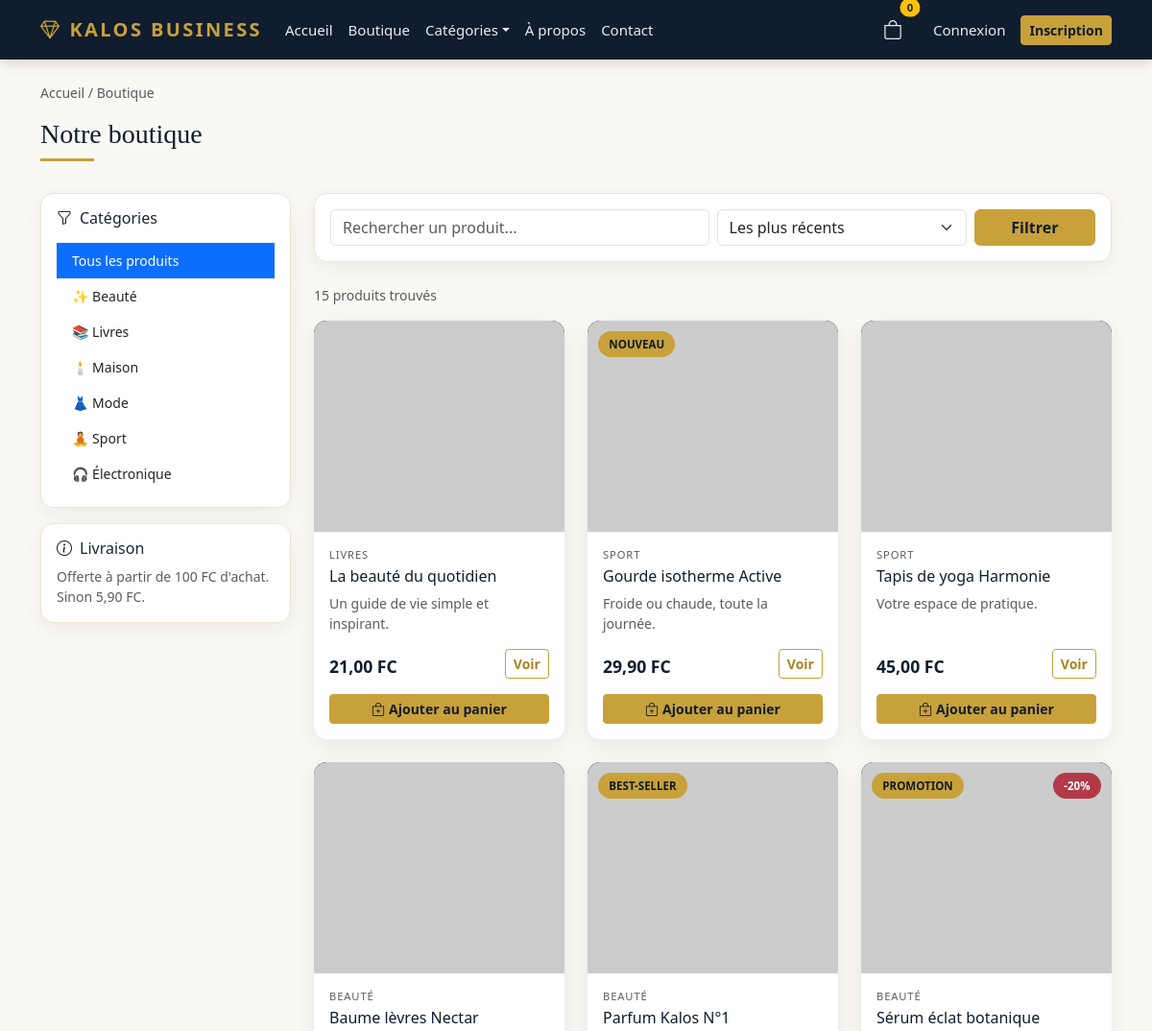
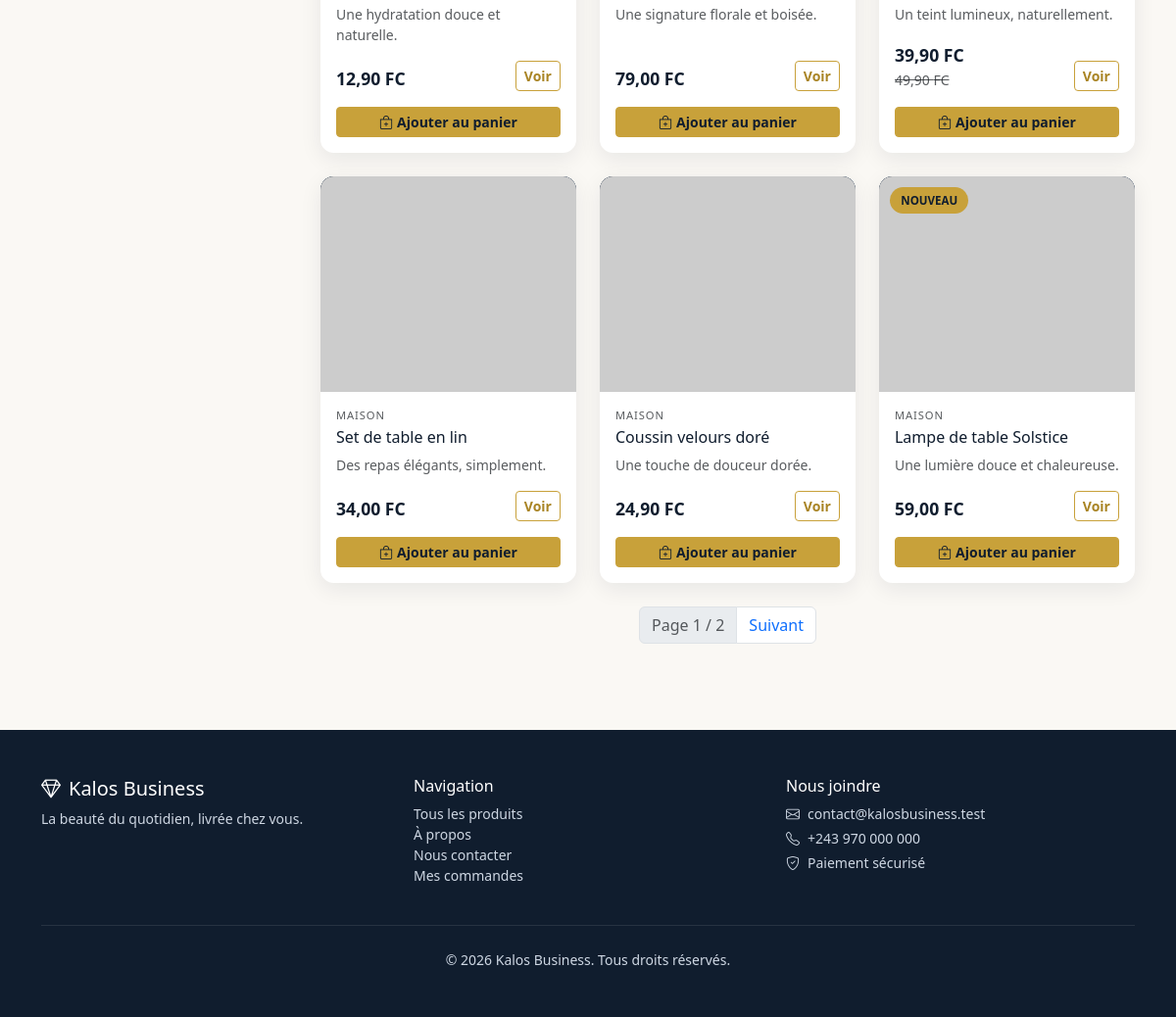
Screenshot of /boutique/ with the database file from the repository (2 pictures, top to bottom).
### boutique/models.py (models this page shows, shortened)
class Setting(models.Model):
    key = models.CharField(max_length=64, unique=True)
    value = models.TextField(blank=True)
    updated_at = models.DateTimeField('Modifiée le', auto_now=True)
    class Meta:
        verbose_name = 'Paramètre'
        verbose_name_plural = 'Paramètres'

class Category(models.Model):
    name = models.CharField('Nom', max_length=120, unique=True)
    slug = models.SlugField('Slug', max_length=140, unique=True, blank=True)
    description = models.TextField('Description', blank=True)
    icon = models.CharField('Icône', max_length=32, default='✨', help_text='Emoji affiché sur la carte catégorie.')
    is_active = models.BooleanField('Active', default=True)
    created_at = models.DateTimeField('Créée le', auto_now_add=True)
    class Meta:
        verbose_name = 'Catégorie'
        verbose_name_plural = 'Catégories'
        ordering = ['name']

class Product(models.Model):
    BADGE_CHOICES = [
        ('', 'Aucun'),
        ('new', 'Nouveau'),
        ('sale', 'Promotion'),
        ('hit', 'Best-seller'),
    ]
    category = models.ForeignKey(
        Category, verbose_name='Catégorie', on_delete=models.PROTECT, related_name='products'
    )
    name = models.CharField('Nom', max_length=180)
    slug = models.SlugField('Slug', max_length=200, unique=True, blank=True)
    short_description = models.CharField('Description courte', max_length=255, blank=True)
    description = models.TextField('Description détaillée', blank=True)
    price = models.DecimalField(
        'Prix', max_digits=10, decimal_places=2, validators=[MinValueValidator(Decimal('0.01'))]
    )
    old_price = models.DecimalField(
        'Ancien prix', max_digits=10, decimal_places=2, null=True, blank=True
    )
    stock = models.PositiveIntegerField('Stock', default=0)
    image_url = models.URLField('URL de l’image', max_length=500, blank=True)
    badge = models.CharField('Badge', max_length=10, choices=BADGE_CHOICES, blank=True)
    is_active = models.BooleanField('Visible', default=True)
    is_featured = models.BooleanField('À la une', default=False)
    created_at = models.DateTimeField('Créé le', auto_now_add=True)
    updated_at = models.DateTimeField('Modifié le', auto_now=True)
    class Meta:
        verbose_name = 'Produit'
        verbose_name_plural = 'Produits'
        ordering = ['-created_at']
        indexes = [models.Index(fields=['is_active', 'is_featured'])]
    def get_absolute_url(self):
        return reverse('product_detail', args=[self.slug])
    @property
    def in_stock(self):
        return self.stock > 0
    @property
    def discount_percent(self):
        if self.old_price and self.old_price > self.price:
            return int(((self.old_price - self.price) / self.old_price) * 100)
        return 0

### boutique/views.py (the view, shortened to what this page needs)
# urls.py: path('boutique/', views.catalog, name='catalog'),
def catalog(request):
    products = Product.objects.filter(is_active=True).select_related('category')
    query = request.GET.get('q', '').strip()
    category_slug = request.GET.get('categorie', '')
    sort = request.GET.get('tri', '-created_at')
    if category_slug:
        products = products.filter(category__slug=category_slug)
    order_map = {
        'nom': 'name',
        'prix_asc': 'price',
        'prix_desc': '-price',
        'recent': '-created_at',
    }
    products = products.order_by(order_map.get(sort, '-created_at'))
    paginator = Paginator(products, 9)
    page_obj = paginator.get_page(request.GET.get('page'))
    return render(
        request,
        'boutique/catalog.html',
        {
            'page_obj': page_obj,
            'categories': Category.objects.filter(is_active=True),
            'query': query,
            'category_slug': category_slug,
            'sort': sort,
        },
    )

### boutique/templates/boutique/catalog.html (shortened to what this page needs)
{% extends 'boutique/base.html' %}
{% block content %}
<div class="container">
  <nav aria-label="fil d'Ariane" class="small text-muted mb-3">
    <a href="{% url 'home' %}" class="text-decoration-none text-muted">Accueil</a> / Boutique
  </nav>
  <h1 class="section-title h3 mb-4">Notre boutique</h1>
  <div class="row g-4">
    <aside class="col-lg-3">
      <div class="summary-box p-3 mb-3">
        <h6 class="mb-3"><i class="bi bi-funnel me-2"></i>Catégories</h6>
        <div class="list-group list-group-flush small">
          <a href="{% url 'catalog' %}{% if query %}?q={{ query|urlencode }}{% endif %}"
             class="list-group-item list-group-item-action border-0 {% if not category_slug %}active{% endif %}">
            Tous les produits
          </a>
          {% for category in categories %}
            <a href="{% url 'catalog' %}?categorie={{ category.slug }}{% if query %}&q={{ query|urlencode }}{% endif %}"
               class="list-group-item list-group-item-action border-0 {% if category_slug == category.slug %}active{% endif %}">
              {{ category.icon }} {{ category.name }}
            </a>
          {% endfor %}
        </div>
      </div>
      <div class="summary-box p-3">
        <h6 class="mb-2"><i class="bi bi-info-circle me-2"></i>Livraison</h6>
        <p class="small text-muted mb-0">Offerte à partir de 100 {{ kalos_currency }} d'achat. Sinon 5,90 {{ kalos_currency }}.</p>
      </div>
    </aside>
    <div class="col-lg-9">
      <form method="get" class="summary-box p-3 mb-4">
        <div class="row g-2 align-items-center">
          <div class="col-md-6">
            <input type="search" name="q" class="form-control" placeholder="Rechercher un produit..." value="{{ query }}">
          </div>
          <div class="col-md-4">
            <select name="tri" class="form-select">
              <option value="-created_at" {% if sort == '-created_at' %}selected{% endif %}>Les plus récents</option>
            </select>
          </div>
          <div class="col-md-2 d-grid"><button class="btn btn-kalos">Filtrer</button></div>
        </div>
      </form>
      <p class="text-muted small">{{ page_obj.paginator.count }} produit{{ page_obj.paginator.count|pluralize }} trouvé{{ page_obj.paginator.count|pluralize }}</p>
      <div class="row g-4">
        {% for product in page_obj %}
          <div class="col-6 col-md-4">{% include 'boutique/_product_card.html' %}</div>
        {% endfor %}
      </div>
      {% if page_obj.has_other_pages %}
        <nav class="mt-4">
          <ul class="pagination justify-content-center">
            <li class="page-item disabled"><span class="page-link">Page {{ page_obj.number }} / {{ page_obj.paginator.num_pages }}</span></li>
            {% if page_obj.has_next %}
              <li class="page-item"><a class="page-link" href="?tri={{ sort }}&page={{ page_obj.next_page_number }}">Suivant</a></li>
            {% endif %}
          </ul>
        </nav>
      {% endif %}
    </div>
  </div>
</div>
{% endblock %}

### boutique/templates/boutique/base.html (shortened to what this page needs)
{% load static %}
<!doctype html>
<html lang="fr">
<head>
  <link href="https://cdn.jsdelivr.net/npm/bootstrap@5.3.3/dist/css/bootstrap.min.css" rel="stylesheet">
  <link href="https://cdn.jsdelivr.net/npm/bootstrap-icons@1.11.3/font/bootstrap-icons.min.css" rel="stylesheet">
  <link rel="stylesheet" href="{% static 'kalos.css' %}">
</head>
<body>
<nav class="navbar navbar-expand-lg kalos-navbar sticky-top">
  <div class="container">
    <a class="navbar-brand" href="{% url 'home' %}"><i class="bi bi-gem me-2"></i>{{ kalos_name }}</a>
    <div class="collapse navbar-collapse" id="kalosNav">
      <ul class="navbar-nav me-auto mb-2 mb-lg-0">
        <li class="nav-item"><a class="nav-link" href="{% url 'home' %}">Accueil</a></li>
        <li class="nav-item"><a class="nav-link" href="{% url 'catalog' %}">Boutique</a></li>
        {% if nav_categories %}
          <li class="nav-item dropdown">
            <a class="nav-link dropdown-toggle" href="#" role="button" data-bs-toggle="dropdown">Catégories</a>
          </li>
        {% endif %}
        <li class="nav-item"><a class="nav-link" href="{% url 'about' %}">À propos</a></li>
        <li class="nav-item"><a class="nav-link" href="{% url 'contact' %}">Contact</a></li>
      </ul>
      <ul class="navbar-nav ms-auto align-items-lg-center">
        <li class="nav-item me-lg-3">
          <a class="nav-link position-relative" href="{% url 'cart' %}">
            <i class="bi bi-bag fs-5"></i>
            <span class="position-absolute top-0 start-100 translate-middle badge rounded-pill bg-warning text-dark">
              {{ cart.count|default:0 }}
            </span>
          </a>
        </li>
        {% if user.is_authenticated %}
          {% if user.is_staff %}
            <li class="nav-item me-lg-2">
              <a class="nav-link text-warning fw-semibold" href="{% url 'dashboard' %}">
                <i class="bi bi-speedometer2 me-1"></i>Administration
              </a>
            </li>
          {% endif %}
          <li class="nav-item dropdown">
            <a class="nav-link dropdown-toggle" href="#" role="button" data-bs-toggle="dropdown">
              <i class="bi bi-person-circle me-1"></i>{{ user.username }}
              {% if user.is_staff %}<span class="badge bg-warning text-dark ms-1">Admin</span>{% endif %}
            </a>
            <ul class="dropdown-menu dropdown-menu-dark dropdown-menu-lg-end">
              {% if user.is_staff %}
                <li><a class="dropdown-item" href="{% url 'dashboard' %}"><i class="bi bi-speedometer2 me-2"></i>Tableau de bord</a></li>
                <li><a class="dropdown-item" href="/admin/"><i class="bi bi-gear me-2"></i>Interface Django (superuser)</a></li>
                <li><hr class="dropdown-divider"></li>
              {% endif %}
              <li><a class="dropdown-item" href="{% url 'my_orders' %}"><i class="bi bi-box-seam me-2"></i>Mes commandes</a></li>
              <li><a class="dropdown-item" href="{% url 'contact' %}"><i class="bi bi-envelope me-2"></i>Messagerie</a></li>
              <li><hr class="dropdown-divider"></li>
              <li>
                <form method="post" action="{% url 'logout' %}">
                  {% csrf_token %}
                  <button type="submit" class="dropdown-item"><i class="bi bi-box-arrow-right me-2"></i>Déconnexion</button>
                </form>
              </li>
            </ul>
          </li>
        {% else %}
          <li class="nav-item"><a class="nav-link" href="{% url 'login' %}">Connexion</a></li>
          <li class="nav-item"><a class="btn btn-kalos btn-sm ms-lg-2" href="{% url 'register' %}">Inscription</a></li>
        {% endif %}
      </ul>
    </div>
  </div>
</nav>
<main class="py-4">
  {% block content %}{% endblock %}
</main>
<footer class="kalos-footer mt-5 py-5">
  <div class="container">
    <div class="row gy-4">
      <div class="col-md-4">
        <h5 class="text-white"><i class="bi bi-gem me-2"></i>{{ kalos_name }}</h5>
        <p class="small">{{ kalos_tagline }}</p>
      </div>
      <div class="col-md-4">
        <h6 class="text-white">Navigation</h6>
        <ul class="list-unstyled small">
          <li><a href="{% url 'catalog' %}">Tous les produits</a></li>
          <li><a href="{% url 'about' %}">À propos</a></li>
          <li><a href="{% url 'contact' %}">Nous contacter</a></li>
          <li><a href="{% url 'my_orders' %}">Mes commandes</a></li>
        </ul>
      </div>
      <div class="col-md-4">
        <h6 class="text-white">Nous joindre</h6>
        <p class="small mb-1"><i class="bi bi-envelope me-2"></i>{{ kalos_contact_email }}</p>
        <p class="small mb-1"><i class="bi bi-telephone me-2"></i>{{ kalos_contact_phone }}</p>
        <p class="small"><i class="bi bi-shield-check me-2"></i>Paiement sécurisé</p>
      </div>
    </div>
    <hr class="border-secondary my-4">
    <p class="small text-center mb-0">© {% now "Y" %} {{ kalos_name }}. Tous droits réservés.</p>
  </div>
</footer>
</body>
</html>

### boutique/templates/boutique/_product_card.html (shortened to what this page needs)
<div class="card product-card h-100">
  <div class="product-image">
    <div class="product-placeholder"><span>{{ product.name|first|upper }}</span></div>
    {% if product.image_url %}
      <img src="{{ product.image_url }}" alt="{{ product.name }}" loading="lazy" onerror="this.style.display='none'">
    {% endif %}
    {% if product.badge %}<span class="badge-kalos">{{ product.get_badge_display }}</span>{% endif %}
    {% if product.discount_percent %}<span class="discount-kalos">-{{ product.discount_percent }}%</span>{% endif %}
  </div>
  <div class="card-body d-flex flex-column p-3">
    <small class="text-uppercase text-muted" style="font-size:.7rem; letter-spacing:.08em;">{{ product.category.name }}</small>
    <h6 class="card-title mt-1 mb-2"><a href="{{ product.get_absolute_url }}">{{ product.name }}</a></h6>
    <p class="card-text small text-muted flex-grow-1">{{ product.short_description }}</p>
    <div class="d-flex justify-content-between align-items-end">
      <div>
        <span class="price-kalos">{{ product.price }} {{ kalos_currency }}</span>
        {% if product.old_price %}<br><del class="text-muted small">{{ product.old_price }} {{ kalos_currency }}</del>{% endif %}
      </div>
      <a href="{{ product.get_absolute_url }}" class="btn btn-sm btn-outline-kalos">Voir</a>
    </div>
    {% if product.in_stock %}
      <form method="post" action="{% url 'cart_add' %}" class="mt-3">
        <button type="submit" class="btn btn-kalos btn-sm w-100"><i class="bi bi-bag-plus me-1"></i>Ajouter au panier</button>
      </form>
    {% else %}
      <button class="btn btn-secondary btn-sm w-100 mt-3" disabled>Rupture de stock</button>
    {% endif %}
  </div>
</div>

### rows the page displays
Setting: value "KALOS BUSINESS", value "Kalos Business"
Category: icon "✨", name "Beauté"
Category: icon "📚", name "Livres"
Category: icon "🕯️", name "Maison"
Category: icon "👗", name "Mode"
Category: icon "🧘", name "Sport"
Category: icon "🎧", name "Électronique"
Setting: value "FC"
Product: category.name "LIVRES", name "La beauté du quotidien", short_description "Un guide de vie simple et inspirant.", price "21,00"
Product: badge "NOUVEAU", category.name "SPORT", name "Gourde isotherme Active", short_description "Froide ou chaude, toute la journée.", price "29,90"
Product: category.name "SPORT", name "Tapis de yoga Harmonie", short_description "Votre espace de pratique.", price "45,00"
Product: category.name "BEAUTÉ", name "Baume lèvres Nectar", short_description "Une hydratation douce et naturelle.", price "12,90"
Product: badge "BEST-SELLER", category.name "BEAUTÉ", name "Parfum Kalos N°1", short_description "Une signature florale et boisée.", price "79,00"
Product: badge "PROMOTION", discount_percent "20", category.name "BEAUTÉ", name "Sérum éclat botanique", short_description "Un teint lumineux, naturellement.", price "39,90", old_price "49,90"
Product: category.name "MAISON", name "Set de table en lin", short_description "Des repas élégants, simplement.", price "34,00"
Product: category.name "MAISON", name "Coussin velours doré", short_description "Une touche de douceur dorée.", price "24,90"
Product: badge "NOUVEAU", category.name "MAISON", name "Lampe de table Solstice", short_description "Une lumière douce et chaleureuse.", price "59,00"
Setting: value "La beauté du quotidien, livrée chez vous."
Setting: value "contact@kalosbusiness.test"
Setting: value "+243 970 000 000"

### other values shown
{{ cart.count|default:0 }} "0"
{{ page_obj.paginator.count }} "15"
{{ page_obj.number }} "1"
{{ page_obj.paginator.num_pages }} "2"
